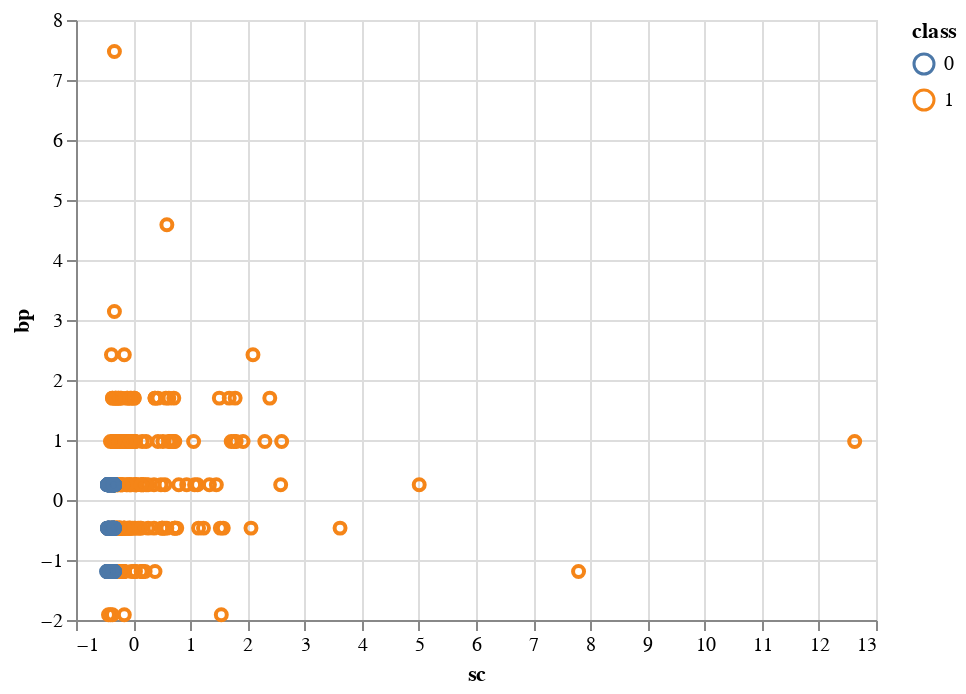

This figure's notebook cell:
### Markdown cell above
### Blood Pressue and Creatinine
- `bp` Blood Pressue
- `sc` Serum Creatinine

- Initial selection because looked the most promising for linear seperation

### Code cell
selection = alt.selection_multi(fields=['class'], bind='legend')

base = alt.Chart(df).mark_point().encode(
    x='sc:Q',
    y ='bp:Q',
    color = alt.Color('class:N'),
    opacity=alt.condition(selection, alt.value(1), alt.value(0.2))
).add_selection(
    selection
)

base

### Figure 1 — Vega-Lite specification as saved in the notebook (floating-point values rounded to 4 significant figures; data arrays with more than 128 entries replaced by an {"elided": "..."} marker saying what was removed)
{"config": {"view": {"continuousWidth": 400, "continuousHeight": 300}}, "data": {"name": "data-c2ddfe5b18ab9033097c7cd3e2df3fa1"}, "mark": "point", "encoding": {"color": {"type": "nominal", "field": "class"}, "opacity": {"condition": {"value": 1, "selection": "selector004"}, "value": 0.2}, "x": {"type": "quantitative", "field": "sc"}, "y": {"type": "quantitative", "field": "bp"}}, "selection": {"selector004": {"type": "multi", "fields": ["class"], "bind": "legend"}}, "$schema": "https://vega.github.io/schema/vega-lite/v4.8.1.json", "datasets": {"data-c2ddfe5b18ab9033097c7cd3e2df3fa1": {"elided": "373 records"}}}
